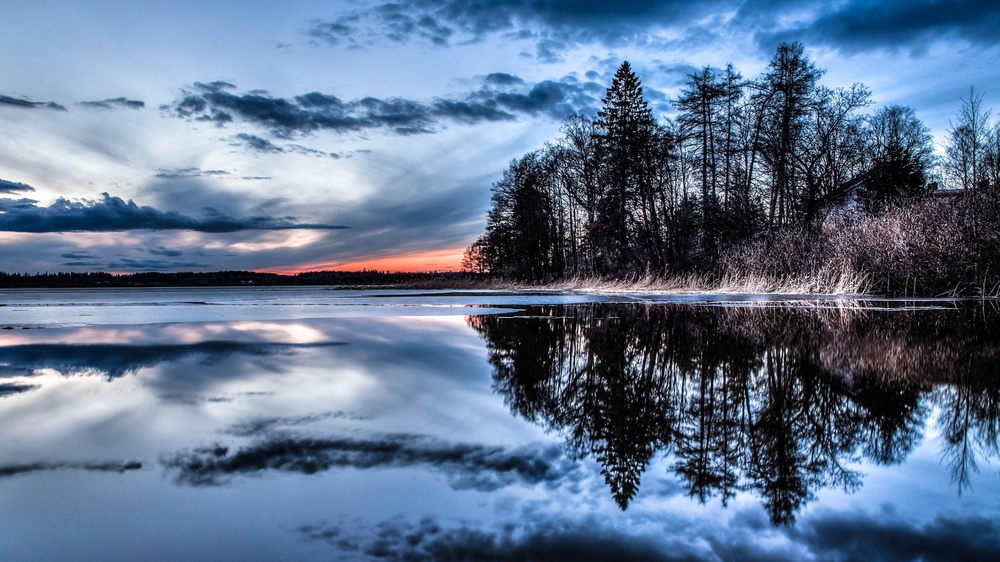
#> input picture mani2.jpg, 1000 x 562 px, shrunk from 3840 x 2160 before the run
$ jupyter execute rotate.ipynb
#> lines starting #> are read from the running program, lines starting #| are printed output that depends on the picture
[cell 1]
# Program to rotate an image by 45 degrees
import cv2
import matplotlib.pyplot as plt
img=cv2.imread("mani2.jpg")
#> img is the input picture: shape (562, 1000, 3); mean B, G, R 144.4, 116.6, 96.1
img=cv2.cvtColor(img,cv2.COLOR_BGR2RGB)
(h,w)=img.shape[:2]
#> h = 562; w = 1000
M=cv2.getRotationMatrix2D((w//2,h//2),45,1)
rot=cv2.warpAffine(img,M,(w,h))
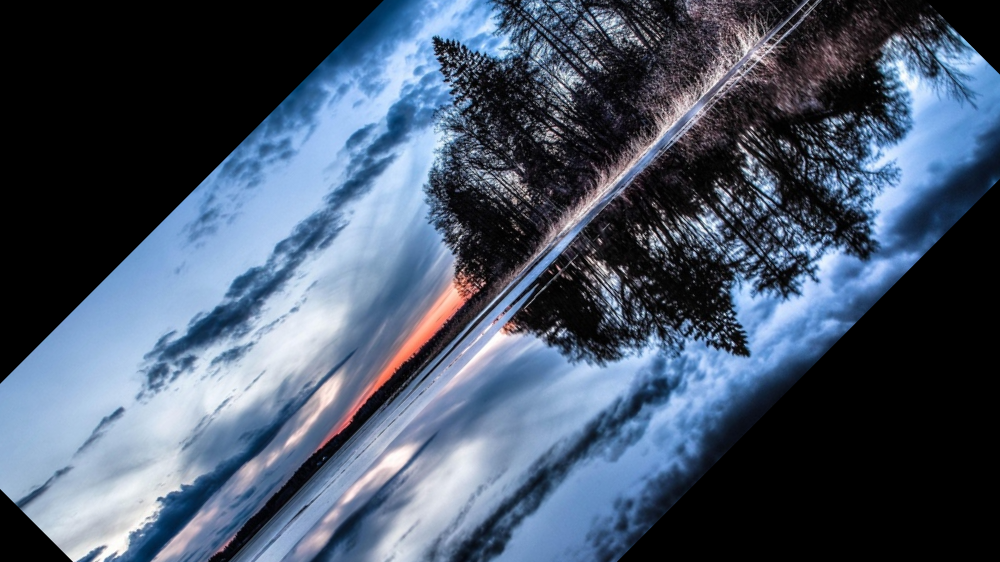
#> rot: shape (562, 1000, 3); mean R, G, B 72, 85.5, 104.9
plt.imshow(rot)
plt.show()


$ run again, with WhatsApp Image 2026-06-22 at 9.25.29 PM.jpeg copied over mani2.jpg
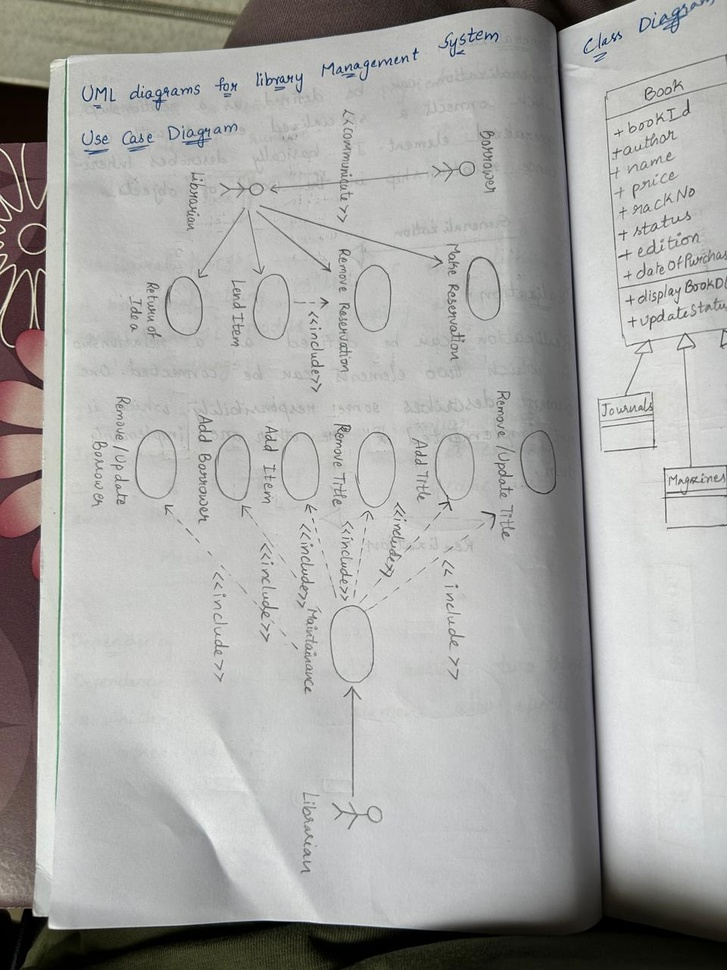
#> input picture WhatsApp Image 2026-06-22 at 9.25.29 PM.jpeg, 727 x 970 px, shrunk from 960 x 1280 before the run
#> img is the input picture: shape (970, 727, 3); mean B, G, R 166.1, 168.4, 168.8
#> `rot=cv2.warpAffine(img,M,(w,h))`:
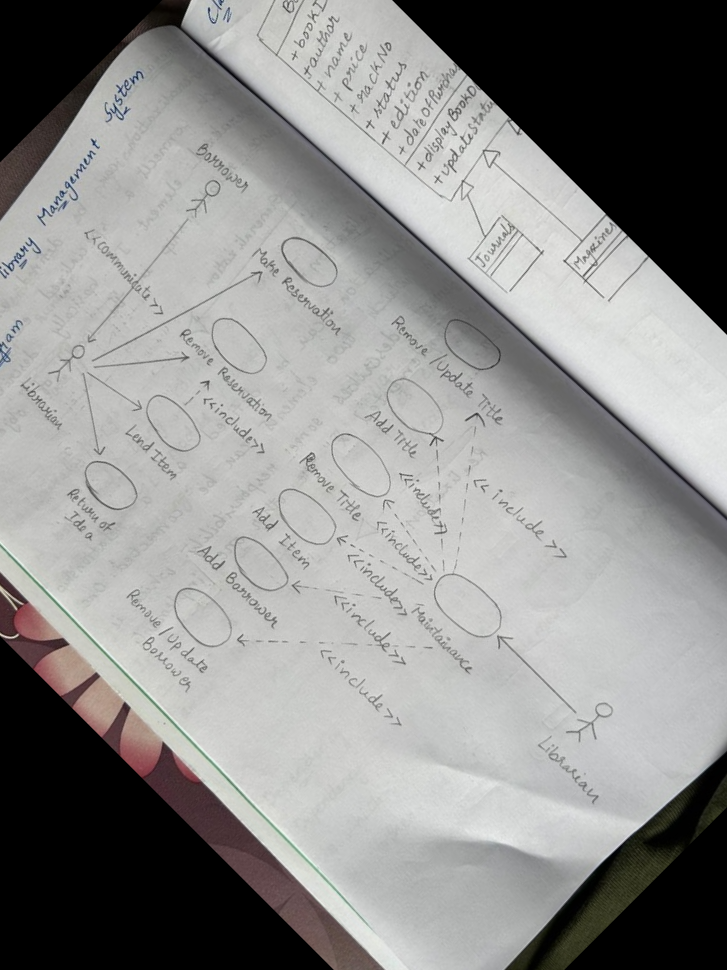
#> rot: shape (970, 727, 3); mean R, G, B 142.8, 142.6, 141.3
